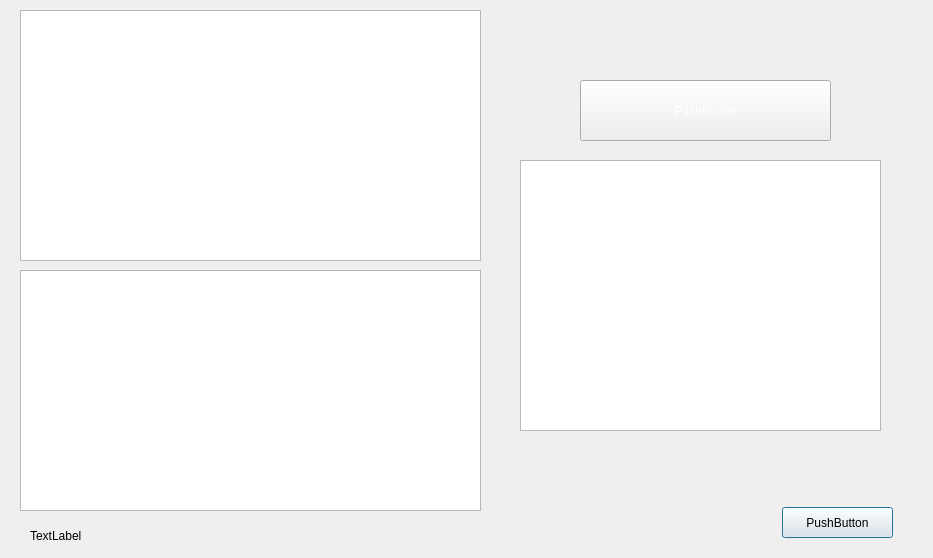
<?xml version="1.0" encoding="UTF-8"?>
<ui version="4.0">
 <class>VITAMINa</class>
 <widget class="QDialog" name="VITAMINa">
  <property name="geometry">
   <rect>
    <x>0</x>
    <y>0</y>
    <width>933</width>
    <height>558</height>
   </rect>
  </property>
  <property name="windowTitle">
   <string>Vitamin A</string>
  </property>
  <widget class="QPushButton" name="pushButton">
   <property name="geometry">
    <rect>
     <x>782</x>
     <y>507</y>
     <width>111</width>
     <height>31</height>
    </rect>
   </property>
   <property name="styleSheet">
    <string notr="true">background-image: url(:/img/img/orangeButton2.jpg);</string>
   </property>
   <property name="text">
    <string>PushButton</string>
   </property>
  </widget>
  <widget class="QPlainTextEdit" name="plainTextEdit">
   <property name="geometry">
    <rect>
     <x>20</x>
     <y>10</y>
     <width>461</width>
     <height>251</height>
    </rect>
   </property>
   <property name="styleSheet">
    <string notr="true">font: 16pt &quot;MS Shell Dlg 2&quot;;</string>
   </property>
   <property name="plainText">
    <string/>
   </property>
  </widget>
  <widget class="QPlainTextEdit" name="plainTextEdit_3">
   <property name="geometry">
    <rect>
     <x>520</x>
     <y>160</y>
     <width>361</width>
     <height>271</height>
    </rect>
   </property>
   <property name="styleSheet">
    <string notr="true">font: 10pt &quot;MS Shell Dlg 2&quot;;</string>
   </property>
   <property name="plainText">
    <string/>
   </property>
  </widget>
  <widget class="QLabel" name="label">
   <property name="geometry">
    <rect>
     <x>30</x>
     <y>510</y>
     <width>331</width>
     <height>51</height>
    </rect>
   </property>
   <property name="styleSheet">
    <string notr="true">font: 75 12pt &quot;MS Shell Dlg 2&quot;;</string>
   </property>
   <property name="text">
    <string>TextLabel</string>
   </property>
  </widget>
  <widget class="QPushButton" name="pushButton_2">
   <property name="geometry">
    <rect>
     <x>580</x>
     <y>80</y>
     <width>251</width>
     <height>61</height>
    </rect>
   </property>
   <property name="styleSheet">
    <string notr="true">font: 75 16pt &quot;MS Shell Dlg 2&quot;;
color: rgb(255, 255, 255);
background-image: url(:/img/img/buttons3.jpg);</string>
   </property>
   <property name="text">
    <string>PushButton</string>
   </property>
  </widget>
  <widget class="QPlainTextEdit" name="plainTextEdit_2">
   <property name="geometry">
    <rect>
     <x>20</x>
     <y>270</y>
     <width>461</width>
     <height>241</height>
    </rect>
   </property>
   <property name="styleSheet">
    <string notr="true">font: 16pt &quot;MS Shell Dlg 2&quot;;</string>
   </property>
   <property name="plainText">
    <string/>
   </property>
  </widget>
 </widget>
 <resources/>
 <connections/>
</ui>
